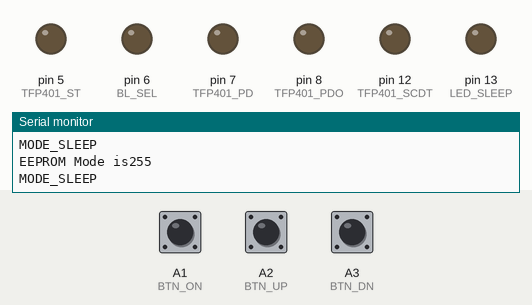
The sketch below on a simulated Arduino Uno, built with avr-gcc and run on an emulated ATmega328P. Parts: output pins drawn as LEDs (lit = HIGH), the last lines printed to the serial monitor. Wiring (inferred from the names in the program): 24Cxx EEPROM at I2C address 0x50. The test bench sets the inputs (shaded band); at power-on: A1 (BTN_ON) HIGH, A3 (BTN_DN) HIGH, A2 (BTN_UP) HIGH. EEPROM starts erased; pins used as bus, display or sensor lines are not drawn.

Above: at 2.8 s.
2.9 s: A1 (BTN_ON) pulled LOW for 0.15 s
At 4.5 s:
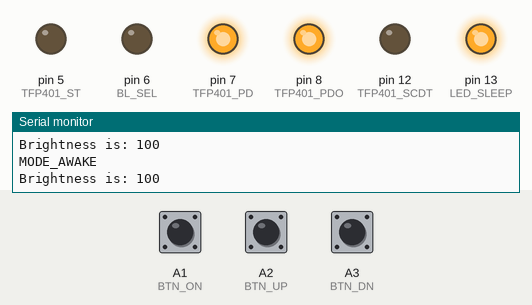
5.2 s: A3 (BTN_DN) pulled LOW for 3.2 s
9.9 s: A2 (BTN_UP) pulled LOW for 1 s
At 10.07 s:
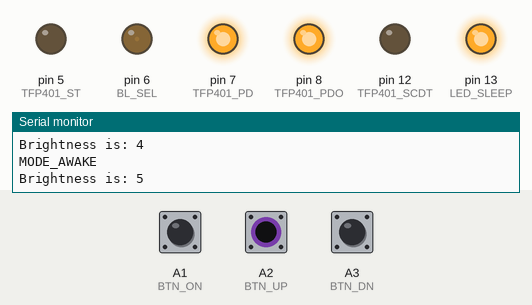
12.4 s: A2 (BTN_UP) pulled LOW for 3.2 s
At 13.17 s:
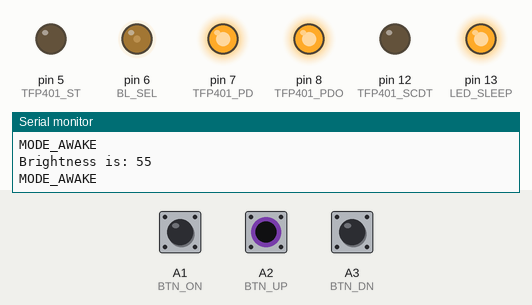
17.1 s: A2 (BTN_UP) pulled LOW for 3.2 s
At 17.28 s:
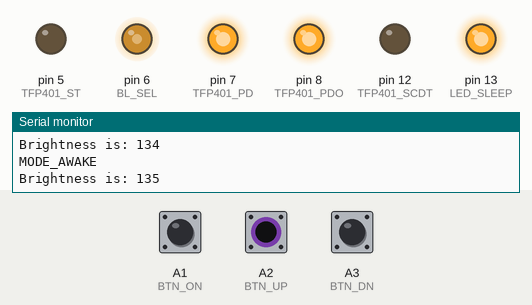
21.8 s: A1 (BTN_ON) pulled LOW for 3.2 s
At 25.11 s:
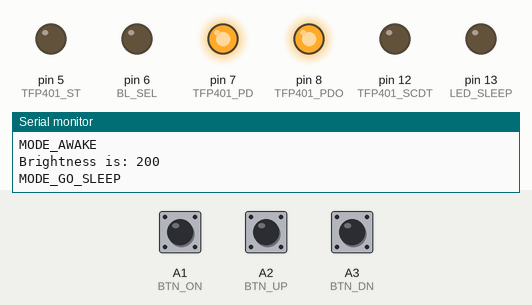
Timing chart, 0 to 26.7 s (numbered marks = the images above; inputs shaded):
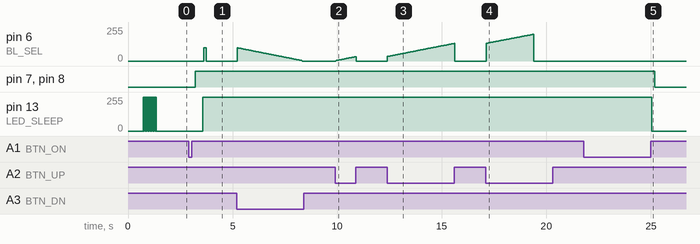

Measured:
- after the input at 2.9 s, pin 6 (BL_SEL): 0/255 → 100/255 after 0.73 s, → 0/255 0.11 s later; pin 7 (TFP401_PD), pin 8 (TFP401_PDO): LOW → HIGH after 0.31 s; pin 13 (LED_SLEEP): 0/255 → 255/255 after 0.67 s
- after the input at 9.9 s, pin 6 (BL_SEL): rises from 0/255 to 33/255 in 0.96 s, then falls to 0/255 in 0.03 s
- after the input at 12.4 s, pin 6 (BL_SEL): rises from 0/255 to 132/255 in 3.2 s, then falls to 0/255 in 0.03 s
- after the input at 17.1 s, pin 6 (BL_SEL): rises from 0/255 to 200/255 in 2.2 s, then falls to 0/255 in 0.03 s
- after the input at 21.8 s, pin 7 (TFP401_PD), pin 8 (TFP401_PDO): HIGH → LOW after 3.4 s; pin 13 (LED_SLEEP): 255/255 → 0/255 after 3.3 s

The sketch:

LQ043Y1DX07.ino
```cpp
#include <EEPROM.h>
#include <Wire.h>
#include "spi_gpio.h"
#include "lcd.h"
#include "config_hdmi.h"

/*
@buttons
*/
#define BTN_ON A1
#define BTN_UP A2
#define BTN_DN A3

void btn_init()
{
  pinMode(BTN_ON, INPUT_PULLUP);
  pinMode(BTN_UP, INPUT_PULLUP);
  pinMode(BTN_DN, INPUT_PULLUP);
}

boolean btn_down(int button)
{
    switch(button)
    {
        case BTN_ON:
            return !digitalRead(BTN_ON);
        case BTN_UP:
            return !digitalRead(BTN_UP);
        case BTN_DN:
            return !digitalRead(BTN_DN);
    }
    return 0;
}

/*
@group LED
*/

#define LED_SLEEP 13

void led_init()
{
  pinMode(LED_SLEEP, OUTPUT);
}

void blinkSleep(int times)
{
  for (int i=0; i<=times; i++)
  {
    digitalWrite(LED_SLEEP, HIGH);   // turn the LED on (HIGH is the voltage level)
    delay(30);               // wait for a second
    digitalWrite(LED_SLEEP, LOW);    // turn the LED off by making the voltage LOW
    delay(30);
  }
}

void led_en(boolean on)
{
  if (on)
  {
    digitalWrite(LED_SLEEP, HIGH);
  } else {
    digitalWrite(LED_SLEEP, LOW);
  }
}

void led_on()
{
  led_en(1);
}

void led_off()
{
  led_en(0);
}

#define BL_SEL 6

void bl_init()
{
  pinMode(BL_SEL, OUTPUT);
  bl_off();
}

void bl_en(boolean on)
{
  if (on)
  {
    digitalWrite(BL_SEL, HIGH);
  } else {
    digitalWrite(BL_SEL, LOW);
  }
}

void bl_off()
{
    bl_en(0);
}

void bl_on()
{
    bl_en(1);
}

void bl_brightness(uint8_t brightness)
{
  if (brightness == 2)
  {
    bl_off();
  }else if (brightness == 255) {
    bl_on();
  }
  else
  {
    analogWrite(BL_SEL, brightness);
  }
}

void setup()
{
  Serial.begin(9600);
  Wire.begin();

  btn_init();
  led_init();

  edid_init();
  delay(10);
  edid_wp(0); //@EEPROM Write Enabled
  delay(10);
  edidWrite(EDID);
  delay(10);
  //edid_wp(1); //@EEPROM Write Protected

  blinkSleep(10);

  tfp401_init();

  hpd_init();
  delay(20);

  hpd_on();

  delay(100);

  spi_gpio.init();

  bl_init();

}

/*
@group EEPROM Settings Persistence
*/
#define EE_MODE         0
#define EE_BACK         1
#define EE_FREE         3

uint8_t CURRENT_MODE;
uint16_t BRIGHTNESS;

#define MODE_INIT       0
#define MODE_GO_SLEEP   1
#define MODE_SLEEP      2
#define MODE_WAKEUP     3
#define MODE_AWAKE      4


static void save_mode()
{
  EEPROM.write(EE_MODE, CURRENT_MODE);
}

static void save_brightness()
{
  EEPROM.write(EE_BACK, BRIGHTNESS);
}

void load_all()
{
  CURRENT_MODE = EEPROM.read(EE_MODE);
  BRIGHTNESS = EEPROM.read(EE_BACK);
}

void loop()
{


  while(1)
  {
    switch(CURRENT_MODE)
    {
      case MODE_INIT:
        Serial.println("MODE_INIT");
        load_all();

        if (CURRENT_MODE == 0xFF) CURRENT_MODE = MODE_GO_SLEEP;
        if (BRIGHTNESS == 0xFF) BRIGHTNESS = 100;


        delay(50);

      break;

      case MODE_GO_SLEEP:
        Serial.println("MODE_GO_SLEEP");

        led_off();

        lcd_sleep();

        hpd_off();

        tfp401_off();

        bl_off();

        delay(50);
        CURRENT_MODE = MODE_SLEEP;
        delay(100);
      break;

      case MODE_SLEEP:

        Serial.println("MODE_SLEEP");

        if ( btn_down(BTN_ON) )
        {
          while(btn_down(BTN_ON));
          CURRENT_MODE = MODE_WAKEUP;
          save_mode();
        }

        Serial.print("EEPROM Mode is");
        Serial.println(EEPROM.read(EE_MODE));

        delay(50);
      break;

      case MODE_WAKEUP:

        Serial.println("MODE_WAKEUP");

        hpd_on();
        delay(100);

        tfp401_on();
        delay(100);

        lcd_rst();
        lcd_init();
        led_on();
        delay(100);

        bl_on();
        bl_brightness(BRIGHTNESS);

        delay(100); //@Wait until backlight on

        CURRENT_MODE = MODE_AWAKE;

      break;

      case MODE_AWAKE:  //@Normal Operation

        Serial.println("MODE_AWAKE");

        if (get_hpd() == false)
        {
          bl_brightness(2);
        }
        else
        {
          bl_brightness(BRIGHTNESS);
        }

        //@Turn Off
        if (btn_down(BTN_ON))
        {
          while(btn_down(BTN_ON));
          CURRENT_MODE = MODE_GO_SLEEP;
          save_mode();
        }

        if (btn_down(BTN_UP))
        {
          if (BRIGHTNESS != 200)
          {
            BRIGHTNESS ++;
            bl_brightness(BRIGHTNESS);
          }
          save_brightness();
          delay(10);
        }

        if (btn_down(BTN_DN))
        {
          // Don't let it get dimmer than 2/255
          if (BRIGHTNESS > 2)
          {
            BRIGHTNESS --;
            bl_brightness(BRIGHTNESS);
          }
          save_brightness();
          delay(10);
        }

        Serial.print("Brightness is: ");
        Serial.println(BRIGHTNESS);

      break;
    }//@end Switch

    delay(10);

  }//@end while

}

void lcd_rst()
{
  digitalWrite(LCD_RST, HIGH); // Reset high
  delay(100); // Wait for power to become stable.
  digitalWrite(LCD_RST, LOW);
  delay(10); // Page 13 in manual for LCD
  digitalWrite(LCD_RST, HIGH); // Reset high
  delay(6); // Page 13 in manual for LCD
}

void lcd_init(void)
{

  Serial.println("LCD Init");

  // Sleep out command
  digitalWrite(LCD_CS, LOW);
  spi_gpio.cmd(0x11);
  digitalWrite(LCD_CS, HIGH);
  delay(100);

  // Display on command
  digitalWrite(LCD_CS, LOW);
  spi_gpio.cmd(0x29);
  digitalWrite(LCD_CS, HIGH);

  // Interface pixel format
  digitalWrite(LCD_CS, LOW);
  spi_gpio.cmd(0x3A);
  spi_gpio.data(0x70);
  digitalWrite(LCD_CS, HIGH);

  // Memory Access Control
  digitalWrite(LCD_CS, LOW);
  spi_gpio.cmd(0x36);
  spi_gpio.data(0x00);
  digitalWrite(LCD_CS, HIGH);
}

void lcd_sleep(void)
{
  // Sleep out command
  digitalWrite(LCD_CS, LOW);
  spi_gpio.cmd(0x28);
  digitalWrite(LCD_CS, HIGH);
  delay(110);
  // Display on command
  digitalWrite(LCD_CS, LOW);
  spi_gpio.cmd(0x10);
  digitalWrite(LCD_CS, HIGH);
  delay(60);
}

void lcd_ext(void)
{
  digitalWrite(LCD_CS, LOW);
  spi_gpio.cmd(0xB9);
  spi_gpio.data(0xFF);
  spi_gpio.data(0x83);
  spi_gpio.data(0x63);
  digitalWrite(LCD_CS, HIGH);
}

void lcd_gamma()
{
  int i;
  digitalWrite(LCD_CS, LOW);
  spi_gpio.cmd(0xC1);// Memory Access Control
  spi_gpio.data(0x00);// DCG_EN = 0

  for(i=0; i<128; i++)
  {
    spi_gpio.data(i*0x00);// Gamma shit
  }


  for(i=0; i<=33; i++)
  {
    spi_gpio.data(i*0x08);// Gamma shit
  }
  for(i=34; i<=42; i++)
  {
    spi_gpio.data(i*0x00);// Gamma shit
  }
  for(i=43; i<=75; i++)
  {
    spi_gpio.data((i-0x43)*0x08);// Gamma shit
  }
  digitalWrite(LCD_CS, HIGH);
}

void lcd_test(void)
{
  char data;
  Serial.print("Reading LCD version ID: 0x");
  digitalWrite(LCD_CS, LOW);
  data =spi_gpio.read(0xDB);
  digitalWrite(LCD_CS, HIGH);
  Serial.println(data, HEX);

  Serial.print("Display power mode:");
  digitalWrite(LCD_CS, LOW); // Select Chip Enable low
  data =spi_gpio.read(0x0A);
  digitalWrite(LCD_CS, HIGH);
  Serial.println(data, HEX);

  if(data & (1<<7))
    Serial.println("Booster OK");
  else
    Serial.println("Booster Error");

  if(data & (1<<4))
    Serial.println("Sleep out mode");
  else
    Serial.println("Sleep in mode");

  if(data & (1<<3))
    Serial.println("Display mode normal");
  else
    Serial.println("Display mode not normal");

  if(data & (1<<2))
    Serial.println("Display is on");
  else
    Serial.println("Display is off");

  Serial.print("Display pixel format: ");
  digitalWrite(LCD_CS, LOW); // Select Chip Enable low
  data =spi_gpio.read(0x0C);
  digitalWrite(LCD_CS, HIGH);
  Serial.println(data, HEX);

  if(data == 0x70)
    Serial.println("24 bit pixel format");
  else if(data == 0x50)
    Serial.println("16 bit pixel format");
  else if(data == 0x60)
    Serial.println("18 bit pixel format");
  else
    Serial.println("Unknown pixel format");

  Serial.print("Display image mode: ");
  digitalWrite(LCD_CS, LOW); // Select Chip Enable low
  data =spi_gpio.read(0x0D);
  digitalWrite(LCD_CS, HIGH);
  Serial.println(data, HEX);

  Serial.print("Display signal mode: ");
  digitalWrite(LCD_CS, LOW); // Select Chip Enable low
  data =spi_gpio.read(0x0E);
  digitalWrite(LCD_CS, HIGH);
  Serial.println(data, HEX);

  Serial.print("Display self diagnostic: 0x");
  digitalWrite(LCD_CS, LOW); // Select Chip Enable LOW
  data =spi_gpio.read(0x0F);
  digitalWrite(LCD_CS, HIGH);  // Select Chip Enable HIGH
  Serial.println(data, HEX);

  if(data & (1<<7))
    Serial.println("OTP match");
  else
    Serial.println("OTP mismatch");

  if(data & (1<<6))
    Serial.println("Booster level and timings OK");
  else
    Serial.println("Booster shit error");

  Serial.print("Read RGB Red: 0x");
  digitalWrite(LCD_CS, LOW); // Select Chip Enable low
  data =spi_gpio.read(CMD_RDRED);
  digitalWrite(LCD_CS, HIGH);
  Serial.println(data, HEX);

  Serial.print("Read RGB Blue: 0x");
  digitalWrite(LCD_CS, LOW); // Select Chip Enable low
  data =spi_gpio.read(CMD_RDBLUE);
  digitalWrite(LCD_CS, HIGH);
  Serial.println(data, HEX);

  Serial.print("Read RGB Green: 0x");
  digitalWrite(LCD_CS, LOW); // Select Chip Enable low
  data =spi_gpio.read(CMD_RDGREEN);
  digitalWrite(LCD_CS, HIGH);
  Serial.println(data, HEX);

  digitalWrite(LCD_CS, LOW); // Select Chip Enable low
  spi_gpio.cmd(0xB3); // Set RGB interface related register (B3h)
  spi_gpio.data(0x01);  // EPL + VSPL + HSPL + DPL
  digitalWrite(LCD_CS, HIGH);
}
```

spi_gpio.cpp
```cpp
#include "spi_gpio.h"

SPI_GPIO::SPI_GPIO()
{
}

void SPI_GPIO::init()
{
  pinMode(LCD_CS, OUTPUT);
  pinMode(LCD_MOSI, OUTPUT);
  pinMode(LCD_MISO, OUTPUT);
  pinMode(LCD_SCK, OUTPUT);
  digitalWrite(LCD_CS, HIGH);
  digitalWrite(LCD_MOSI, LOW);
  digitalWrite(LCD_MISO, LOW);
  digitalWrite(LCD_SCK, LOW);
  delay(100);
}

void SPI_GPIO::cmd(byte cmd)
{
  unsigned int  i;
  digitalWrite(LCD_MOSI, 0); //Set DC=0, for writing to Command register
  digitalWrite(LCD_SCK, 0);
  digitalWrite(LCD_SCK, 1);
  digitalWrite(LCD_SCK, 0);
  for(i=0;i<8;i++)
  {
    if((cmd&0x80)==0x80) digitalWrite(LCD_MOSI, 1);
    else  digitalWrite(LCD_MOSI, 0);
    digitalWrite(LCD_SCK, 1);
    digitalWrite(LCD_SCK, 0);
    cmd = cmd<<1;
  }
}

void SPI_GPIO::data(byte value)
{
  unsigned int  i;
  digitalWrite(LCD_MOSI, HIGH);
  digitalWrite(LCD_SCK, LOW);
  digitalWrite(LCD_SCK, HIGH);
  digitalWrite(LCD_SCK, LOW);

  for(i=0;i<8;i++)
  {
    if((value&0x80)==0x80) digitalWrite(LCD_MOSI, HIGH);
    else         digitalWrite(LCD_MOSI, LOW);
    digitalWrite(LCD_SCK, HIGH);
    digitalWrite(LCD_SCK, LOW);
    value = value<<1;
  }
}

char SPI_GPIO::read(byte addr)
{
  int  i;
  char data = 0;

  digitalWrite(LCD_MOSI, HIGH);
  digitalWrite(LCD_SCK, LOW);
  digitalWrite(LCD_SCK, HIGH);
  digitalWrite(LCD_SCK, LOW);

  for(i=0;i<8;i++)
  {
    if((addr&0x80)==0x80) digitalWrite(LCD_MOSI, HIGH);
    else         digitalWrite(LCD_MOSI, LOW);
    digitalWrite(LCD_SCK, HIGH);
    digitalWrite(LCD_SCK, LOW);
    addr = addr<<1;
  }
}

SPI_GPIO spi_gpio = SPI_GPIO();
```

spi_gpio.h
```cpp
#include <Arduino.h>

#ifndef SPI_h
#define SPI_h

#define LCD_SCK SCK
#define LCD_MOSI MOSI
#define LCD_MISO MISO
#define LCD_CS 4

class SPI_GPIO
{
  public:

    SPI_GPIO();
    void init();
    void cmd(byte);
    void data(byte);
    char read(byte);

};

extern SPI_GPIO spi_gpio;

#endif
```

config_hdmi.h
```cpp
#ifndef config_hdmi
#define config_hdmi

#define TFP401_ST 5 //@Output drive strength select
#define TFP401_PD 7 //@Power down
#define TFP401_PDO 8 //@Output drive power down
#define TFP401_SCDT 12
#define CT_HPD A4 //@ HIGH = Enable Load Switch(5V Out) and HPD_B
#define DET_HPD A5

void hpd_init()
{
  pinMode(CT_HPD, OUTPUT);
  pinMode(DET_HPD, INPUT);
  delay(10);
}

void hpd_on()
{
  digitalWrite(CT_HPD, HIGH);
}
void hpd_off()
{
  digitalWrite(CT_HPD, LOW);
}

boolean get_hpd()
{
  return digitalRead(DET_HPD);
}

boolean scdt_get()
{
  return digitalRead(TFP401_SCDT);
}
boolean hpd_get()
{
  return digitalRead(DET_HPD);
}

void tfp401_on()
{
  digitalWrite(TFP401_PD, HIGH);
  digitalWrite(TFP401_PDO, HIGH);
}

void tfp401_off()
{
  digitalWrite(TFP401_PD, LOW);
  digitalWrite(TFP401_PDO, LOW);
}

void tfp401_init()
{
  pinMode(TFP401_PD, OUTPUT);
  pinMode(TFP401_PDO, OUTPUT);
  pinMode(TFP401_SCDT, INPUT);
  digitalWrite(TFP401_SCDT, LOW);

  pinMode(TFP401_ST, OUTPUT);
  //digitalWrite(TFP401_ST, HIGH);
  digitalWrite(TFP401_ST, LOW);

  tfp401_off();
}

#define EEPROM_WP 11   //@ LOW = Write Enabled | HIGH = Write Disabled
#define EEPROM_ADDR 0x50

char EDID[] = {
0x00, 0xFF, 0xFF, 0xFF, 0xFF, 0xFF, 0xFF, 0x00, 0x24, 0x27, 0x01, 0x00, 0x01, 0x00, 0x00, 0x00,
0x2C, 0x18, 0x01, 0x03, 0x81, 0x0A, 0x06, 0x78, 0xE7, 0x00, 0x00, 0xA2, 0x57, 0x4B, 0x97, 0x24,
0x18, 0x4F, 0x53, 0x00, 0x00, 0x00, 0x01, 0x01, 0x01, 0x01, 0x01, 0x01, 0x01, 0x01, 0x01, 0x01,
0x01, 0x01, 0x01, 0x01, 0x01, 0x01, 0xC4, 0x09, 0xE0, 0x20, 0x10, 0x20, 0x0C, 0x30, 0x05, 0x06,
0x33, 0x00, 0x38, 0x5D, 0x00, 0x00, 0x00, 0x18, 0x00, 0x00, 0x00, 0xFC, 0x00, 0x4A, 0x55, 0x4E,
0x45, 0x31, 0x0A, 0x20, 0x20, 0x20, 0x20, 0x20, 0x20, 0x20, 0x00, 0x00, 0x00, 0xFD, 0x00, 0x37,
0x41, 0x2A, 0x43, 0x03, 0x00, 0x0A, 0x20, 0x20, 0x20, 0x20, 0x20, 0x20, 0x00, 0x00, 0x00, 0xFE,
0x00, 0x20, 0x20, 0x20, 0x20, 0x20, 0x20, 0x20, 0x20, 0x20, 0x20, 0x20, 0x00, 0x00, 0x00, 0x3E,
0x00, 0x00, 0x00, 0x00, 0x00, 0x00, 0x00, 0x00, 0x00, 0x00, 0x00, 0x00, 0x00, 0x00, 0x00, 0x00,
0x00, 0x00, 0x00, 0x00, 0x00, 0x00, 0x00, 0x00, 0x00, 0x00, 0x00, 0x00, 0x00, 0x00, 0x00, 0x00,
0x00, 0x00, 0x00, 0x00, 0x00, 0x00, 0x00, 0x00, 0x00, 0x00, 0x00, 0x00, 0x00, 0x00, 0x00, 0x00,
0x00, 0x00, 0x00, 0x00, 0x00, 0x00, 0x00, 0x00, 0x00, 0x00, 0x00, 0x00, 0x00, 0x00, 0x00, 0x00,
0x00, 0x00, 0x00, 0x00, 0x00, 0x00, 0x00, 0x00, 0x00, 0x00, 0x00, 0x00, 0x00, 0x00, 0x00, 0x00,
0x00, 0x00, 0x00, 0x00, 0x00, 0x00, 0x00, 0x00, 0x00, 0x00, 0x00, 0x00, 0x00, 0x00, 0x00, 0x00,
0x00, 0x00, 0x00, 0x00, 0x00, 0x00, 0x00, 0x00, 0x00, 0x00, 0x00, 0x00, 0x00, 0x00, 0x00, 0x00,
0x00, 0x00, 0x00, 0x00, 0x00, 0x00, 0x00, 0x00, 0x00, 0x00, 0x00, 0x00, 0x00, 0x00, 0x00, 0x00
};

void edid_init()
{
  pinMode(EEPROM_WP, OUTPUT);
}

void edid_wp(boolean on)
{
  if (on)
  {
    digitalWrite(EEPROM_WP, HIGH);
  } else {
    digitalWrite(EEPROM_WP, LOW);
  }
}

void edidWrite(char * array)
{
  delay(10);
  for(byte i =0; i < 128;i++)
  {
    Wire.beginTransmission(EEPROM_ADDR);
    Wire.write(i);
    Wire.write(array[i]);
    Wire.endTransmission();
    delay(5);
  }
}

int edidRead(char * array)
{
  byte mycount = 0;
  Wire.beginTransmission(EEPROM_ADDR);
  Wire.write(mycount);
  Wire.endTransmission();
  for(int j =0; j < 128; j++){
  Wire.requestFrom(EEPROM_ADDR, 1);
  if (Wire.available())    // slave may send less than requested
  {
    array[j] = Wire.read(); // receive a byte as character
    mycount++;
  }
    delay(10);
  }
  return mycount;
}

#endif
```

lcd.cpp
```cpp
#ifndef LCD_C
#define LCD_C

#include "lcd.h"

#endif
```

lcd.h
```cpp
#include <Arduino.h>

#define LCD_RST 9

#define CMP_NOP          0x00
#define CMD_SWRESET      0x01
#define CMD_RDRED        0x06
#define CMD_RDGREEN      0x07
#define CMD_RDBLUE       0x08
#define CMD_RDDPM        0x0A
#define CMD_RDDMADCTL    0x0B
#define CMD_RDDCOLMOD    0x0C
```
